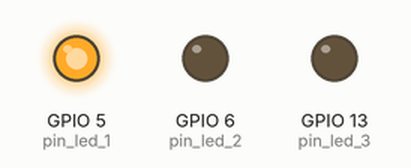
Recording of a program running on a simulated Raspberry Pi (BCM pin numbers). Parts: output pins drawn as LEDs (lit = HIGH).

Above: at 0.05 s.
At 0.75 s:
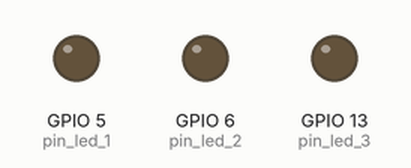
At 1.45 s:
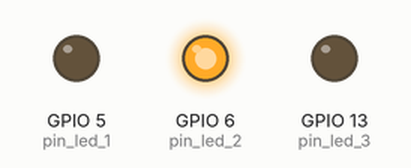
At 2.85 s:
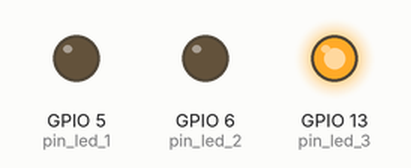
Timing chart, 0 to 3.1 s (numbered marks = the images above):
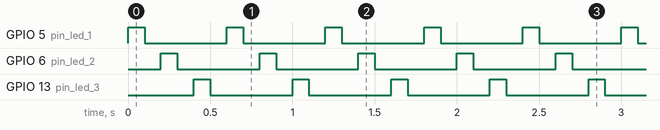

The program:

onboardLED.py
```python
import RPi.GPIO as GPIO
import time

pin_led_1 = 5
pin_led_2 = 6
pin_led_3 = 13


GPIO.setmode(GPIO.BCM)
GPIO.setup(pin_led_1, GPIO.OUT)
GPIO.setup(pin_led_2, GPIO.OUT)
GPIO.setup(pin_led_3, GPIO.OUT)


def control_led(pin, state):
    GPIO.output(pin, state)


try:
    while True:
        control_led(pin_led_1, True)
        time.sleep(0.1)
        control_led(pin_led_1, False)
        time.sleep(0.1)

        control_led(pin_led_2, True)
        time.sleep(0.1)
        control_led(pin_led_2, False)
        time.sleep(0.1)

        control_led(pin_led_3, True)
        time.sleep(0.1)
        control_led(pin_led_3, False)
        time.sleep(0.1)

except KeyboardInterrupt:
    pass

# 清理GPIO设置
GPIO.cleanup()
```

Measured:
- by itself, GPIO 5 (pin_led_1), GPIO 6 (pin_led_2), GPIO 13 (pin_led_3): alternates HIGH for 0.10 s and LOW for 0.50 s
